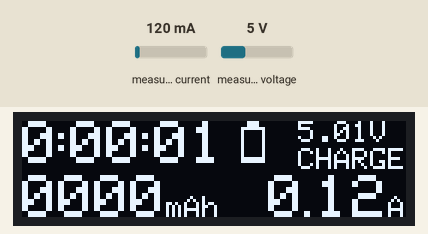
Recording of a sketch running on a simulated Arduino Uno, built with avr-gcc and run on an emulated ATmega328P. Shown: 128×32 one-colour display. The inputs (shaded band) are chosen by the test bench; at power-on: measured current 120 mA, measured voltage 5 V. What the sketch prints to the serial monitor is not drawn.

Above: at 1.7 s.
1.8 s: measured current set to 40 mA
At 2.5 s:
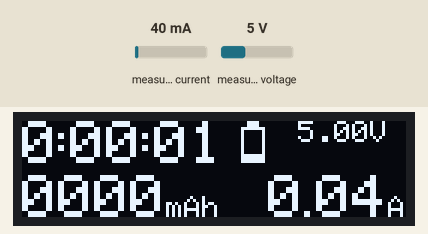
4.1 s: measured voltage set to 0.3 V
At 4.6 s:
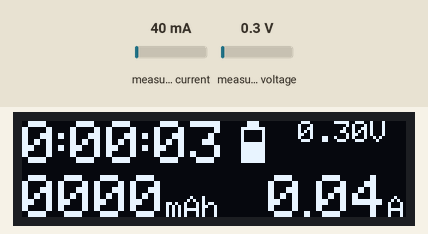
6.2 s: measured current set to 500 mA
At 6.7 s:
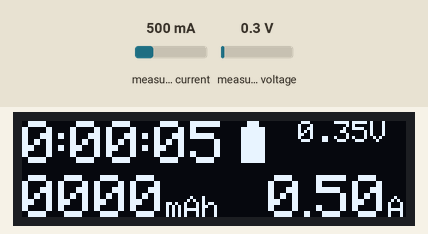
8.3 s: measured voltage set to 3.8 V
At 8.9 s:
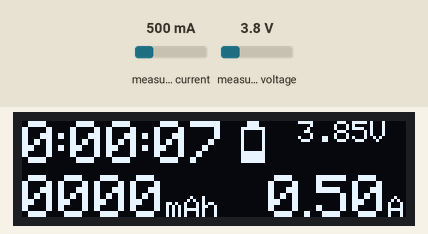
Timing chart, 0 to 11.3 s (numbered marks = the images above; inputs shaded):
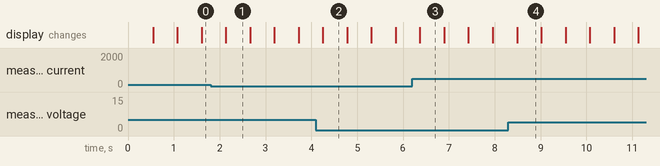

Measured:
- what the display in image 1 shows lasts 0.6 s, from 2.1 s to 2.7 s

The sketch:

main.ino
```cpp
#include <Arduino.h>
#include <SPI.h>
#include <Wire.h>
#include <Adafruit_GFX.h>
#include <Adafruit_SSD1306.h>
#include <Adafruit_INA219.h>
#include <TimeLib.h>

#define FINISH_SOUND_TIME 3000
#define START_CURRENT_THRESHOLD 0.02 // 20 mA
#define DISPLAY_REFRESH_RATE 500     // 500 ms

#define SCREEN_WIDTH 128
#define SCREEN_HEIGHT 32
#define SCREEN_ADDRESS 0x3C

#define BUZZER_PIN A7

Adafruit_SSD1306 display(SCREEN_WIDTH, SCREEN_HEIGHT, &Wire);
Adafruit_INA219 ina219;

bool measuring = false;
bool finishing = false;
uint64_t startMillis;
uint64_t totalTime = 0;
uint32_t totalCapacity = 0;

void setup()
{
  delay(500);
  Serial.begin(9600);

  pinMode(BUZZER_PIN, OUTPUT);
  digitalWrite(BUZZER_PIN, LOW);

  display.begin(SSD1306_SWITCHCAPVCC, SCREEN_ADDRESS);
  display.setTextColor(SSD1306_WHITE);
  ina219.begin();
  ina219.setCalibration_32V_2A();
}

void loop()
{
  float current = getCurrent();
  float voltage = getVoltage();

  if (!measuring)
  {
    if (current > START_CURRENT_THRESHOLD)
    {
      startMillis = millis();
      totalCapacity = 0;
      measuring = true;
      finishing = false;
    }
    if (finishing)
    {
      displaySummary(totalTime, totalCapacity, voltage);
    }
    else
    {
      displayWelcome();
    }
  }
  else
  {
    totalTime = (millis() - startMillis) / 1000;
    updateCapacity(totalTime, current);

    displayUpdate(totalTime, current, voltage, totalCapacity);

    if (current < START_CURRENT_THRESHOLD)
    {
      measuring = false;
      finishing = true;
      buzzer();
    }
  }
  delay(DISPLAY_REFRESH_RATE);
}

void updateCapacity(int time, float current)
{
  static uint32_t lastMinute = 0;
  static uint64_t samplesCurrent = 0;
  static double sumCurrent = 0;

  sumCurrent += current;
  samplesCurrent++;

  uint8_t timeMinute = minute(time);

  if (timeMinute != lastMinute && timeMinute != 0)
  {
    lastMinute = timeMinute;
    float avgCurrent = sumCurrent / samplesCurrent;
    totalCapacity += avgCurrent * 1000 / 60;

    sumCurrent = 0;
    samplesCurrent = 0;
  }
}

float getCurrent()
{
  return ina219.getCurrent_mA() / 1000;
}

float getVoltage()
{
  float shuntV = ina219.getShuntVoltage_mV();
  float busV = ina219.getBusVoltage_V();
  float loadV = busV + (shuntV / 1000);
  return loadV;
}

float getPower()
{
  return ina219.getPower_mW();
}

void displayWelcome()
{
  display.clearDisplay();
  display.setCursor(28, 0);
  display.setTextSize(2);
  display.print("INSERT");
  display.setCursor(22, 16);
  display.println("BATTERY");
  display.display();
}

void displaySummary(int time, int capacity, float voltage)
{
  char timeBufferS[3];
  char timeBufferM[3];
  char timeBufferH[3];
  char capacityBuffer[5];

  sprintf(timeBufferH, "%d", hour(time));
  sprintf(timeBufferM, "%02d", minute(time));
  sprintf(timeBufferS, "%02d", second(time));
  sprintf(capacityBuffer, "%04d", capacity);

  display.clearDisplay();
  display.setTextSize(1);
  display.setCursor(0, 7);
  display.print("CAPACITY ");
  display.setTextSize(2);
  display.setCursor(54, 0);
  display.print(capacityBuffer);
  display.setTextSize(1);
  display.setCursor(108, 7);
  display.print("mAh");

  display.setCursor(0, 25);
  display.print("VOLTAGE ");
  display.setCursor(46, 25);
  display.print(voltage);
  display.setCursor(76, 25);
  display.print("V");

  display.setTextSize(1);
  display.setCursor(88, 25);
  display.print(timeBufferH);
  display.setCursor(98, 25);
  display.print(timeBufferM);
  display.setCursor(114, 25);
  display.print(timeBufferS);
  display.setCursor(93, 25);
  display.print(":");
  display.setCursor(109, 25);
  display.print(":");

  display.drawLine(0, 20, 128, 20, SSD1306_WHITE);
  display.drawLine(84, 20, 84, 32, SSD1306_WHITE);

  display.display();
}

void displayUpdate(int time, float current, float voltage, int capacity)
{
  char timeBufferS[3];
  char timeBufferM[3];
  char timeBufferH[3];
  char capacityBuffer[5];
  char currentDecBuffer[3];

  sprintf(timeBufferH, "%d", hour(time));
  sprintf(timeBufferM, "%02d", minute(time));
  sprintf(timeBufferS, "%02d", second(time));
  sprintf(capacityBuffer, "%04d", capacity);
  sprintf(currentDecBuffer, "%02d", (int)((current * 100) - ((int)current * 100)));

  display.clearDisplay();
  display.setTextSize(2);
  display.setCursor(0, 0);
  display.print(timeBufferH);
  display.setCursor(16, 0);
  display.print(timeBufferM);
  display.setCursor(44, 0);
  display.print(timeBufferS);
  display.setCursor(8, 0);
  display.print(":");
  display.setCursor(36, 0);
  display.print(":");

  display.setTextSize(1);
  display.setCursor(92, 0);
  display.print(voltage);
  display.print("V");

  drawAnim();

  display.setTextSize(2);
  display.setCursor(82, 18);
  display.print((int)current);
  display.setCursor(98, 18);
  display.print(currentDecBuffer);
  display.setTextSize(1);
  display.setCursor(92, 25);
  display.print(".");

  display.setTextSize(2);
  display.setCursor(0, 18);
  display.print(capacityBuffer);

  display.setTextSize(1);
  display.setCursor(122, 25);
  display.print("A");

  display.setCursor(48, 25);
  display.print("mAh");

  display.display();

  // For Arduino IDE Serial Plotter Tool
  Serial.print("Current:");
  Serial.print(current); // A
  Serial.print(",");
  Serial.print("Voltage:"); // V
  Serial.print(voltage);
  Serial.print(",");
  Serial.print("Capacity:"); // mAh
  Serial.print(capacity);
  Serial.print(",");
  Serial.print("Power:"); // mW
  Serial.println(getPower());
}

void drawAnim()
{
  display.drawRect(73, 2, 8, 12, SSD1306_WHITE);
  display.fillRect(75, 0, 4, 2, SSD1306_WHITE);
  static uint8_t size = 0;
  if (size > 10)
  {
    size = 0;
  }
  display.fillRect(74, 13 - size, 6, size, SSD1306_WHITE);
  size++;

  static bool blink = false;
  if (blink)
  {
    display.setTextSize(1);
    display.setCursor(92, 9);
    display.print("CHARGE");
  }
  blink = !blink;
}

void buzzer()
{
  digitalWrite(BUZZER_PIN, HIGH);
  delay(FINISH_SOUND_TIME);
  digitalWrite(BUZZER_PIN, LOW);
}
```
